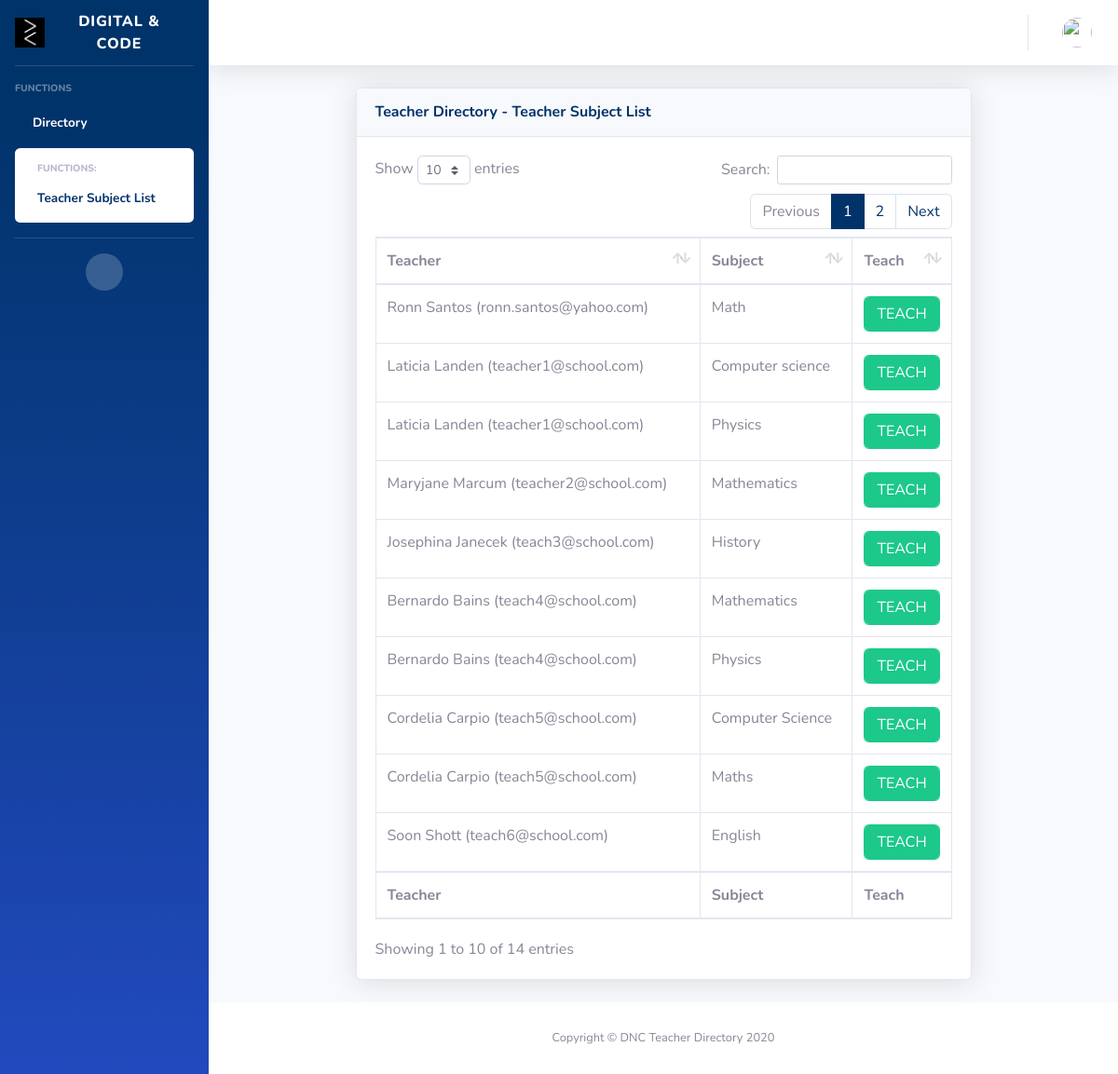
Page /teacher_directory/teacher_subject_list/ on the committed database.
### teacher_directory/models.py (models this page shows, shortened)
class Subjects(models.Model):
    subject = models.CharField(max_length=100)
    teacher = models.ForeignKey(to=Teacher, on_delete=models.CASCADE)

class Teacher(models.Model):
    first_name = models.CharField(max_length=100)
    last_name = models.CharField(max_length=100)
    profile_picture = models.ImageField(upload_to='images/', null=True, blank=True)
    email_address = models.EmailField(unique=True)
    phone_number = models.IntegerField()
    room_number = models.CharField(max_length=3)
    def __str__(self):
        return self.first_name + " " + self.last_name + "\n(" + self.email_address + ")"

### teacher_directory/views.py (the view)
# urls.py: path('teacher_subject_list/', views.TeacherSubjectListView.as_view(template_name="teacher_directory/teacher_subject_list.html"), name='teacher_subject_list'),
class TeacherSubjectListView(ListView):
    model = Subjects
    def get_queryset(self):
        queryset = {
            'subjects': Subjects.objects.all().order_by('teacher'),
            'teacher': Teacher.objects.all(),
        }
        return queryset
    def get_context_data(self, **kwargs):
        context = super().get_context_data(**kwargs)
        context['now'] = timezone.now()
        return context

### accounts/context_processors.py (called while the page is built)
def admin_header_processor(request):
    site_header = 'DNC Teacher Directory - Accounts Settings'  # get site header text. For django 2.X it should be
    return {"site_header": site_header}

### teacher_directory/templates/teacher_directory/teacher_subject_list.html (shortened to what this page needs)
{% extends "base.html" %}
{% load is_group %}
{% block content %}
{% load mathfilters %}
<div class="row justify-content-center">
<div class="card shadow mb-4">
    <div class="card-header py-3">
        <h6 class="m-0 font-weight-bold text-primary">Teacher Directory - Teacher Subject List
        </h6>
    </div>
    <div class="card-body">
        <div class="table-responsive">
            <table class="display table table-bordered" id="">
                <thead>
                    <tr>
                        <th>Teacher</th>
                        <th>Subject</th>
                        <th>Teach</th>
                    </tr>
                </thead>
                <tbody>
                    {% for item in object_list.subjects %}
                        <tr>
                            <td>{{ item.teacher }}</td>
                            <td>{{ item.subject }}</td>
                            <td align="center">
							<button class="btn btn-success form-control" onClick="" data-toggle="modal" data-target="#Modal_{{ item.teacher.id }}">TEACH</button>
						</td>
                        </tr>
                    {% endfor %}
                </tbody>
                <tfoot>
                    <tr>
                        <th>Teacher</th>
                        <th>Subject</th>
                        <th>Teach</th>
                    </tr>
                </tfoot>
            </table>
        </div>
    </div>
</div>
</div>
{% endblock content %}

### templates/base.html (shortened to what this page needs)
<!DOCTYPE html>
{% load static %}
<html lang="en">
<head>
  <link href="{% static 'dnc_teacher_directory/vendor/fontawesome-free/css/all.min.css' %}" rel="stylesheet" type="text/css">
  <link href="{% static 'dnc_teacher_directory/css/sb-admin-2.css' %}" rel="stylesheet">
  <link href="{% static 'dnc_teacher_directory/vendor/datatables/dataTables.bootstrap4.min.css' %}" rel="stylesheet">
</head>
<body id="page-top">
  <div id="wrapper">
	{% include "sidebar.html" %}
    <div id="content-wrapper" class="d-flex flex-column">
      <div id="content">
		<nav class="navbar navbar-expand navbar-light bg-white topbar mb-4 static-top shadow">
			<ul class="navbar-nav ml-auto">
			<li class="nav-item dropdown no-arrow">
				<a class="nav-link dropdown-toggle" href="#" id="userDropdown" role="button" data-toggle="dropdown" aria-haspopup="true" aria-expanded="false">
				<img class="img-profile rounded-circle" src="{{ user.userimage.avatar.url }}">
				</a>
			</li>
			</ul>
		</nav>
        <div class="container-fluid">
          {% block content %}
		      {% endblock content %}
        </div>
      </div>
      <footer class="sticky-footer bg-white">
        <div class="container my-auto">
          <div class="copyright text-center my-auto">
            <span>Copyright &copy; DNC Teacher Directory {% now "Y" %}</span>
          </div>
        </div>
      </footer>
    </div>
  </div>
</body>
</html>

### templates/sidebar.html (shortened to what this page needs)
<!DOCTYPE html>
{% load static %}
{% load is_group %}
	<ul class="navbar-nav bg-gradient-primary sidebar sidebar-dark accordion" id="accordionSidebar">
      <a class="sidebar-brand d-flex align-items-center justify-content-center" href="{% url 'home' %}">
        <div class="sidebar-brand-icon">
          <img alt="Logo" src="{% static 'dnc_teacher_directory/assets/media/base/dnc.jpg' %}"style="width:31.8px;height:32px;" />
        </div>
        <div class="sidebar-brand-text mx-3">Digital & Code</div>
      </a>
      <hr class="sidebar-divider">
      <div class="sidebar-heading">
        Functions
      </div>
      <li class="{% if 'teacher_directory' in request.path %}nav-item active {% else %}nav-item  {%endif %}">
        <a class="nav-link collapsed" href="#" data-toggle="collapse" data-target="#collapseTwo" aria-expanded="true" aria-controls="collapseTwo">
          <i class="fas fa-address-book"></i>
          <span>Directory</span>
        </a>
        <div id="collapseTwo" class="{% if 'teacher_directory' in request.path  %}collapse show {% else %}collapse  {%endif %}" aria-labelledby="headingTwo" data-parent="#accordionSidebar">
          <div class="bg-white py-2 collapse-inner rounded">
            <h6 class="collapse-header">Functions:</h6>
            <a class="{% if 'teacher_subject_list' in request.path %}collapse-item active{% else %}collapse-item{% endif %}" href="{% url 'teacher_directory:teacher_subject_list' %}">Teacher Subject List</a>
          </div>
        </div>
      </li>
      <hr class="sidebar-divider">
      <div class="text-center d-none d-md-inline">
        <button class="rounded-circle border-0" id="sidebarToggle"></button>
      </div>
    </ul>

### rows in the picture
Subjects: teacher "Ronn Santos (ronn.santos@yahoo.com)", subject "Math"
Subjects: teacher "Laticia Landen (teacher1@school.com)", subject "Computer science"
Subjects: teacher "Laticia Landen (teacher1@school.com)", subject "Physics"
Subjects: teacher "Maryjane Marcum (teacher2@school.com)", subject "Mathematics"
Subjects: teacher "Josephina Janecek (teach3@school.com)", subject "History"
Subjects: teacher "Bernardo Bains (teach4@school.com)", subject "Mathematics"
Subjects: teacher "Bernardo Bains (teach4@school.com)", subject "Physics"
Subjects: teacher "Cordelia Carpio (teach5@school.com)", subject "Computer Science"
Subjects: teacher "Cordelia Carpio (teach5@school.com)", subject "Maths"
Subjects: teacher "Soon Shott (teach6@school.com)", subject "English"
